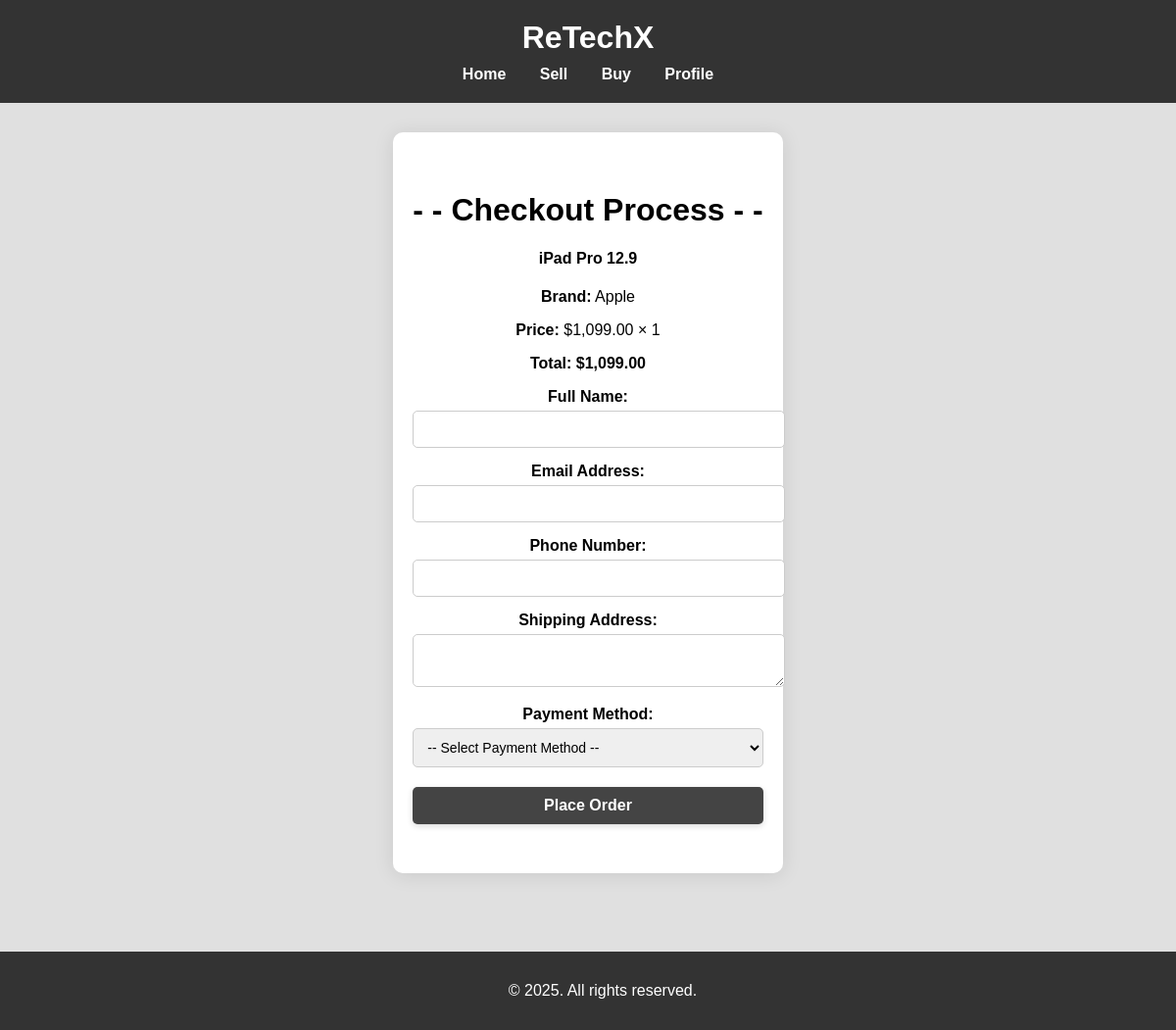
Page /Pages/checkout.php?product_id=10 (signed in) on the committed database.
### tables this page shows
CREATE TABLE `products` (
  `product_id` int(11) NOT NULL,
  `user_id` int(11) NOT NULL,
  `category_id` int(11) NOT NULL,
  `title` varchar(100) NOT NULL,
  `brand` varchar(100) DEFAULT NULL,
  `model` varchar(100) DEFAULT NULL,
  `specifications` text DEFAULT NULL,
  `condition` varchar(50) DEFAULT NULL,
  `price` decimal(10,2) DEFAULT NULL,
  `status` varchar(50) DEFAULT NULL,
  `created_at` datetime DEFAULT current_timestamp(),
  `image` varchar(255) DEFAULT NULL
);

### Pages/checkout.php (the view, shortened to what this page needs)
<?php
include 'header.php';
include 'database_connection.php';
$productsToCheckout = [];
$totalAmount = 0;
if (isset($_GET['product_id'])) {
    $product_id = (int)$_GET['product_id'];
    $stmt = $pdo->prepare("SELECT * FROM products WHERE product_id = :product_id");
    $stmt->execute([':product_id' => $product_id]);
    $product = $stmt->fetch(PDO::FETCH_ASSOC);
    if ($product) {
        $product['quantity'] = 1;
        $productsToCheckout[] = $product;
        $totalAmount = $product['price'];
    } else {
        echo "<div class='error'>Product not found.</div>";
        exit();
    }
}
?>
<div class="wrapper">
    <main class="checkout-container">
        <h1>- - Checkout Process  - -</h1>
        <?php foreach ($productsToCheckout as $product): ?>
            <div class="product-box">
                <h4><?= htmlspecialchars($product['title']) ?></h4>
                <p><strong>Brand:</strong> <?= htmlspecialchars($product['brand']) ?></p>
                <p><strong>Price:</strong> $<?= number_format($product['price'], 2) ?> × <?= $product['quantity'] ?></p>
            </div>
        <?php endforeach; ?>
        <p class="total-price"><strong>Total: $<?= number_format($totalAmount, 2) ?></strong></p>
        <form method="POST" class="checkout-form">
            <div class="form-group">
                <label for="name">Full Name:</label>
                <input type="text" name="name" id="name" required>
            </div>
            <div class="form-group">
                <label for="email">Email Address:</label>
                <input type="email" name="email" id="email" required>
            </div>
            <div class="form-group">
                <label for="phone">Phone Number:</label>
                <input type="text" name="phone" id="phone" required>
            </div>
            <div class="form-group">
                <label for="address">Shipping Address:</label>
                <textarea name="address" id="address" required></textarea>
            </div>
            <div class="form-group">
                <label for="payment_method">Payment Method:</label>
                <select name="payment_method" id="payment_method" required>
                    <option value="">-- Select Payment Method --</option>
                </select>
            </div>
            <button type="submit" class="btn">Place Order</button>
        </form>
    </main>
</div>
<?php include 'footer.php'; ?>

### Pages/main.css (style rules this page uses)
html, body { height: 100%; margin: 0; padding: 0; font-family: Arial, sans-serif; background-color: #e0e0e0; display: flex; flex-direction: column; }
.wrapper { flex: 1; display: flex; flex-direction: column; }
main { padding: 40px 20px; text-align: center; background-color: #ffffff; margin: 30px auto; max-width: 1000px; border-radius: 10px; box-shadow: 0 2px 20px rgba(0, 0, 0, 0.1); }
.btn { background-color: #444; color: white !important; padding: 10px 20px; text-decoration: none !important; border-radius: 5px; margin: 10px 0; display: inline-block; font-weight: bold; border: none; cursor: pointer; font-size: 16px; box-shadow: 0 2px 6px rgba(0, 0, 0, 0.15); transition: background-color 0.3s ease, transform 0.2s ease; }
.checkout-form label { display: block; margin-top: 15px; font-weight: bold; }
.checkout-form input, .checkout-form textarea, .checkout-form select { width: 100%; padding: 10px; margin-top: 5px; border-radius: 5px; border: 1px solid #ccc; font-size: 14px; }
.checkout-form button { margin-top: 20px; width: 100%; }

### rows in the picture
products: title "iPad Pro 12.9", brand "Apple", price "1,099.00", user "1"
